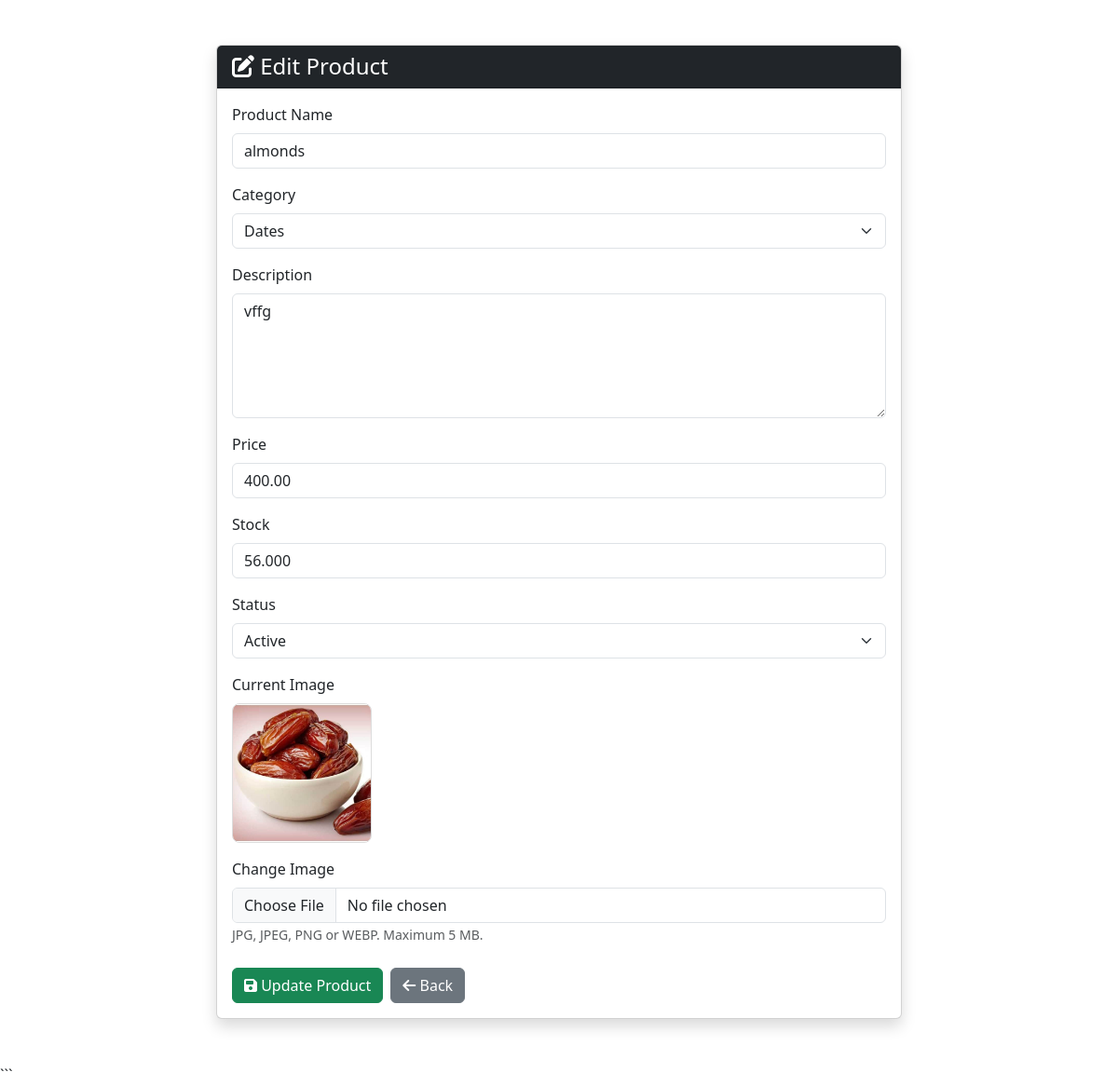
The page /admin/edit-product.php?id=1 on the database its author committed.
### tables this page shows
CREATE TABLE `products` (
  `id` int(11) NOT NULL,
  `category_id` int(11) NOT NULL,
  `product_name` varchar(150) NOT NULL,
  `description` text DEFAULT NULL,
  `price` decimal(10,2) NOT NULL,
  `stock` decimal(10,3) DEFAULT 0.000,
  `image` varchar(255) DEFAULT NULL,
  `status` enum('Active','Inactive') DEFAULT 'Active',
  `created_at` timestamp NOT NULL DEFAULT current_timestamp()
);

CREATE TABLE `categories` (
  `id` int(11) NOT NULL,
  `category_name` varchar(100) NOT NULL,
  `category_image` varchar(255) DEFAULT NULL
);

### admin/edit-product.php (the view, shortened to what this page needs)
<?php
require_once '../includes/db.php';
$product_id = (int) $_GET['id'];
try {
    $stmt = $pdo->prepare("
        SELECT p.*, c.category_name
        FROM products p
        LEFT JOIN categories c ON p.category_id = c.id
        WHERE p.id = ?
    ");
    $stmt->execute([$product_id]);
    $product = $stmt->fetch(PDO::FETCH_ASSOC);
} catch (PDOException $e) {
    die("Database Error: " . $e->getMessage());
}
try {
    $categoryStmt = $pdo->query("
        SELECT id, category_name
        FROM categories
        ORDER BY category_name ASC
    ");
    $categories = $categoryStmt->fetchAll(PDO::FETCH_ASSOC);
} catch (PDOException $e) {
    die("Category Database Error: " . $e->getMessage());
}
?>
<!DOCTYPE html>
<html lang="en">
<head>
    <link
        href="https://cdn.jsdelivr.net/npm/bootstrap@5.3.3/dist/css/bootstrap.min.css"
        rel="stylesheet"
    >
    <link
        rel="stylesheet"
        href="https://cdnjs.cloudflare.com/ajax/libs/font-awesome/6.4.0/css/all.min.css"
    >
</head>
<body>
<div class="container py-5">
    <div class="row justify-content-center">
        <div class="col-lg-8">
            <div class="card shadow">
                <div class="card-header bg-dark text-white">
                    <h4 class="mb-0">
                        <i class="fas fa-edit"></i>
                        Edit Product
                    </h4>
                </div>
                <div class="card-body">
                    <form
                        method="POST"
                        enctype="multipart/form-data"
                    >
                        <div class="mb-3">
                            <label class="form-label">
                                Product Name
                            </label>
                            <input
                                type="text"
                                name="product_name"
                                class="form-control"
                                value="<?= htmlspecialchars($product['product_name'] ?? '') ?>"
                                required
                            >
                        </div>
                        <div class="mb-3">
                            <label class="form-label">
                                Category
                            </label>
                            <select
                                name="category_id"
                                class="form-select"
                                required
                            >
                                <?php foreach ($categories as $category): ?>
                                    <option
                                        value="<?= (int)$category['id'] ?>"
                                        <?= (
                                            (int)$product['category_id'] ===
                                            (int)$category['id']
                                        ) ? 'selected' : '' ?>
                                    >
                                        <?= htmlspecialchars(
                                            $category['category_name']
                                        ) ?>
                                    </option>
                                <?php endforeach; ?>
                            </select>
                        </div>
                        <div class="mb-3">
                            <label class="form-label">
                                Description
                            </label>
                            <textarea
                                name="description"
                                class="form-control"
                                rows="5"
                            ><?= htmlspecialchars($product['description'] ?? '') ?></textarea>
                        </div>
                        <div class="mb-3">
                            <label class="form-label">
                                Price
                            </label>
                            <input
                                type="number"
                                name="price"
                                class="form-control"
                                step="0.01"
                                min="0"
                                value="<?= htmlspecialchars($product['price'] ?? '') ?>"
                                required
                            >
                        </div>
                        <div class="mb-3">
                            <label class="form-label">
                                Stock
                            </label>
                            <input
                                type="number"
                                name="stock"
                                class="form-control"
                                min="0"
                                value="<?= htmlspecialchars($product['stock'] ?? '') ?>"
                                required
                            >
                        </div>
                        <div class="mb-3">
                            <label class="form-label">
                                Status
                            </label>
                            <select
                                name="status"
                                class="form-select"
                            >
                                <option
                                    value="Active"
                                    <?= (
                                        ($product['status'] ?? '') === 'Active'
                                    ) ? 'selected' : '' ?>
                                >
                                    Active
                                </option>
                            </select>
                        </div>
                        <div class="mb-3">
                            <label class="form-label">
                                Current Image
                            </label>
                            <br>
                            <?php if (!empty($product['image'])): ?>
                                <img
                                    src="../assets/images/products/<?= htmlspecialchars(basename($product['image'])) ?>"
                                    alt="Product Image"
                                    style="
                                        width:150px;
                                        height:150px;
                                        object-fit:cover;
                                        border-radius:8px;
                                        border:1px solid #ddd;
                                    "
                                >
                            <?php else: ?>
                                <p class="text-muted">
                                    No image available
                                </p>
                            <?php endif; ?>
                        </div>
                        <div class="mb-4">
                            <label class="form-label">
                                Change Image
                            </label>
                            <input
                                type="file"
                                name="image"
                                class="form-control"
                                accept=".jpg,.jpeg,.png,.webp"
                            >
                            <small class="text-muted">
                                JPG, JPEG, PNG or WEBP. Maximum 5 MB.
                            </small>
                        </div>
                        <div class="d-flex gap-2">
                            <button
                                type="submit"
                                class="btn btn-success"
                            >
                                <i class="fas fa-save"></i>
                                Update Product
                            </button>
                            <a
                                href="product.php"
                                class="btn btn-secondary"
                            >
                                <i class="fas fa-arrow-left"></i>
                                Back
                            </a>
                        </div>
                    </form>
                </div>
            </div>
        </div>
    </div>
</div>
</body>
</html>

### rows shown on the page
products: product_name "almonds", category_id "Dates", description "vffg", price "400.00", stock "56.000", status "Active", image (picture)
